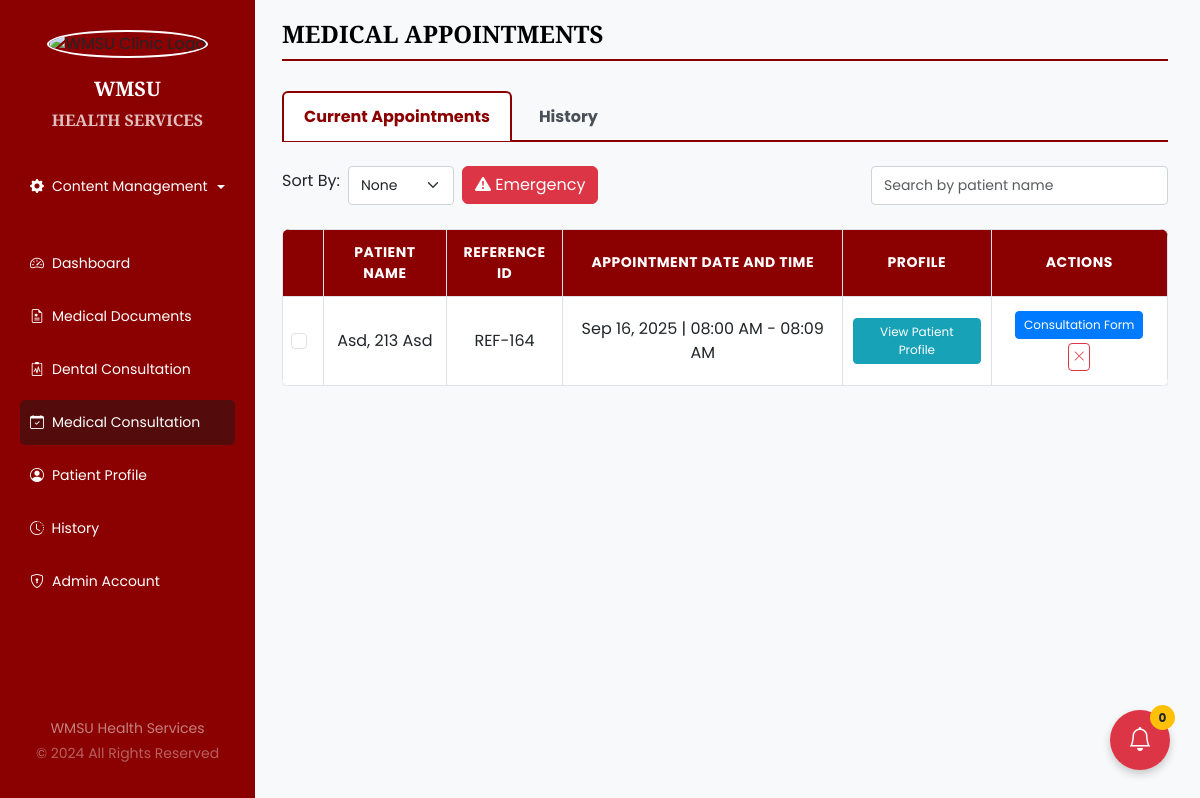
Page /medical-appointments.php (signed in) on the earlier database version.
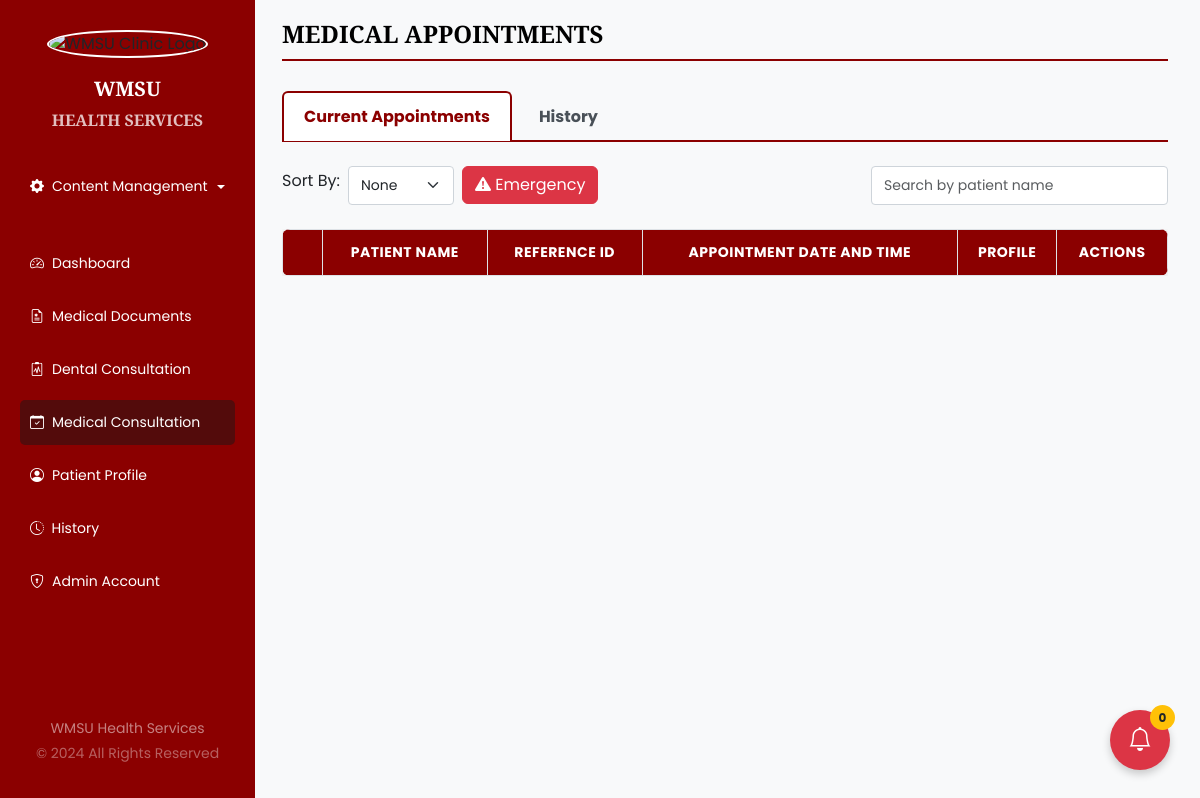
Same page on the later database version.
### tables this page shows
CREATE TABLE `appointments` (
  `id` int(11) NOT NULL,
  `user_id` int(11) NOT NULL,
  `child_id` int(11) DEFAULT NULL,
  `reason` varchar(255) NOT NULL,
  `appointment_date` date NOT NULL,
  `appointment_time` time NOT NULL,
  `status` enum('Pending','Cancelled','Completed') DEFAULT 'Pending',
  `appointment_type` enum('dental','medical') NOT NULL DEFAULT 'medical',
  `academic_school_year` text NOT NULL,
  `semester` text NOT NULL,
  `grading_quarter` text NOT NULL,
  `created_at` timestamp NOT NULL DEFAULT current_timestamp(),
  `updated_at` timestamp NOT NULL DEFAULT current_timestamp() ON UPDATE current_timestamp()
);

### medical-appointments.php (the view, shortened to what this page needs)
<?php
require_once 'config.php';
function formatName($last_name, $first_name, $middle_name = '', $suffix = '')
{
    $name_parts = array_filter([
        !is_null($last_name) ? trim($last_name ?? '') . ',' : '',
        trim($first_name ?? ''),
        trim($middle_name ?? ''),
        trim($suffix ?? '')
    ], function ($part) {
        return $part !== '';
    });
    return implode(' ', $name_parts);
}
$sql_current = "
    SELECT DISTINCT a.id, a.user_id, a.child_id, a.reason, a.appointment_date, a.appointment_time, a.status, a.appointment_type,
           COALESCE(c.first_name, p.firstname) AS first_name,
           COALESCE(c.last_name, p.surname) AS last_name,
           COALESCE(c.middle_name, p.middlename) AS middle_name,
           p.suffix AS suffix,
           c.type AS child_type,
           u.user_type,
            p.id AS patient_id,  -- 👈 actual patients table ID
           p.age,
           p.sex,
           p.email,
           p.contact_number,
           p.city_address,
           p.course,
           p.department,
           p.year_level,
           e.surname AS emergency_surname,
           e.firstname AS emergency_firstname,
           e.middlename AS emergency_middlename,
           e.relationship AS emergency_relationship,
           e.contact_number AS emergency_contact_number,
           e.city_address AS emergency_city_address
    FROM appointments a
    LEFT JOIN patients p ON a.user_id = p.user_id
    LEFT JOIN children c ON a.child_id = c.id
    LEFT JOIN users u ON a.user_id = u.id
    LEFT JOIN emergency_contacts e ON p.id = e.patient_id
    WHERE a.appointment_type = 'medical'
    AND u.user_type != 'Incoming Freshman'
    AND (u.user_type != 'Parent' OR c.type IN ('Kindergarten', 'Elementary'))
    AND a.status = 'Pending'
    GROUP BY a.id, a.user_id, a.child_id
    ORDER BY a.appointment_date, a.appointment_time";
$result_current = mysqli_query($conn, $sql_current);
$current_appointments = [];
while ($row = mysqli_fetch_assoc($result_current)) {
    $current_appointments[] = $row;
}
function utf8ize($data)
{
    if ($data === null) {
        return null;
    }
    if (is_array($data)) {
        return array_map('utf8ize', $data);
    }
    if (is_string($data)) {
        return mb_convert_encoding($data, 'UTF-8', 'UTF-8');
    }
    return $data;
}
$current_appointments = utf8ize($current_appointments);
?>
<!DOCTYPE html>
<html lang="en">
<head>
    <link rel="stylesheet" href="https://cdnjs.cloudflare.com/ajax/libs/bootstrap/5.3.0/css/bootstrap.min.css">
    <link rel="stylesheet" href="css/medicalappointments.css">
    <link rel="stylesheet" href="https://cdn.jsdelivr.net/npm/bootstrap-icons@1.8.1/font/bootstrap-icons.css">
</head>
<body>
    <div id="app" class="d-flex">
        <?php include 'include/sidebar.php'; ?>
        <div class="main-content" id="main-content">
            <div class="container-fluid">
                <h2 class="small-heading">Medical Appointments</h2>
                <ul class="nav nav-tabs mb-4" id="medicalTabs" role="tablist">
                    <li class="nav-item" role="presentation">
                        <button class="nav-link active" id="current-tab" data-bs-toggle="tab" data-bs-target="#current-medical" type="button" role="tab" aria-controls="current-medical" aria-selected="true">Current Appointments</button>
                    </li>
                    <li class="nav-item" role="presentation">
                        <button class="nav-link" id="history-tab" data-bs-toggle="tab" data-bs-target="#medical-history" type="button" role="tab" aria-controls="medical-history" aria-selected="false">History</button>
                    </li>
                </ul>
                <div class="tab-content" id="medicalTabsContent">
                    <div class="tab-pane fade show active" id="current-medical" role="tabpanel" aria-labelledby="current-tab">
                        <div class="d-flex flex-wrap justify-content-between align-items-center mb-4">
                            <div class="d-flex align-items-center mb-2 mb-md-0">
                                <label for="sort-options" class="form-label me-2">Sort By:</label>
                                <select id="sort-options" class="form-select w-auto" onchange="sortTable(this.value)">
                                    <option value="none">None</option>
                                </select>
                                <button class="btn btn-danger ms-2" id="emergency-btn" onclick="openEmergencyModal()">
                                    <i class="bi bi-exclamation-triangle-fill"></i> Emergency
                                </button>
                            </div>
                            <div class="d-flex align-items-center">
                                <input type="text" id="search-bar" class="form-control" placeholder="Search by patient name" onkeyup="searchTable()">
                            </div>
                        </div>
                        <div class="table-responsive">
                            <table class="table table-bordered table-hover">
                                <thead>
                                    <tr>
                                        <th style="width: 40px;"></th>
                                        <th>Patient Name</th>
                                        <th>Reference ID</th>
                                        <th>Appointment Date and Time</th>
                                        <th>Profile</th>
                                        <th>Actions</th>
                                    </tr>
                                </thead>
                                <tbody>
                                    <?php foreach ($current_appointments as $appointment): ?>
                                        <tr data-child-type="<?php echo htmlspecialchars($appointment['child_type'] ?? ''); ?>" data-user-type="<?php echo htmlspecialchars($appointment['user_type'] ?? ''); ?>">
                                            <td><input type="checkbox" class="form-check-input patient-checkbox" data-patient-id="<?php echo $appointment['id']; ?>"></td>
                                            <td><?php echo htmlspecialchars(formatName($appointment['last_name'], $appointment['first_name'], $appointment['middle_name'], $appointment['suffix'])); ?></td>
                                            <td>REF-<?php echo sprintf("%03d", $appointment['id']); ?></td>
                                            <td>
                                                <?php
                                                echo date('M d, Y', strtotime($appointment['appointment_date'])) . ' | ' .
                                                    date('h:i A', strtotime($appointment['appointment_date'] . ' ' . $appointment['appointment_time']))
                                                    . ' - ' .
                                                    date('h:i A', strtotime($appointment['appointment_date'] . ' ' . $appointment['appointment_time'] . ' +9 minutes'));
                                                ?>
                                            </td>
                                            <td><button class="btn btn-info btn-sm" onclick="redirectToPatientProfile(<?php echo $appointment['patient_id']; ?>, '<?php echo $appointment['patient_id'] ?: ''; ?>')">View Patient Profile</button></td>
                                            <td>
                                                <button class="btn btn-primary btn-sm" onclick="window.location.href='consultationForm.php?appointment_id=<?php echo $appointment['id']; ?>&patient_id=<?php echo $appointment['patient_id']; ?>';">
                                                    Consultation Form
                                                </button>
                                                <button class="btn btn-outline-danger btn-sm p-1" onclick="openRejectModal(<?php echo $appointment['id']; ?>)" title="Reject">
                                                    <i class="bi bi-x-lg"></i>
                                                </button>
                                            </td>
                                        </tr>
                                    <?php endforeach; ?>
                                </tbody>
                            </table>
                        </div>
                    </div>
                </div>
            </div>
        </div>
    </div>
    <?php include('notifications_admin.php') ?>
</body>
</html>

### include/sidebar.php (shortened to what this page needs)
<div id="sidebar" class="sidebar d-flex flex-column align-items-center">
  <div class="sidebar-header text-center mb-4">
    <img src="images/clinic.png" alt="WMSU Clinic Logo" class="logo mb-3">
    <div class="brand-text">
      <div class="text-white fw-bold text-uppercase fs-5 mb-1">WMSU</div>
      <div class="health-services text-white fw-bold text-uppercase fs-6 opacity-75">Health Services</div>
    </div>
  </div>
  <div class="sidebar-nav w-100 flex-grow-1">
    <div id="content-management-dropdown" class="dropdown w-100 mb-3">
      <button class="btn btn-crimson dropdown-toggle w-100 d-flex align-items-center justify-content-between"
        type="button" id="cmsDropdown" data-bs-toggle="dropdown" aria-expanded="false">
        <span><i class="bi bi-gear-fill me-2"></i>Content Management</span>
      </button>
    </div>
    <div class="nav-buttons">
      <button class="btn btn-crimson mb-2 w-100 d-flex align-items-center justify-content-start"
        id="dashboard-btn" onclick="window.location.href='adminhome.php'">
        <i class="bi bi-speedometer2 me-2"></i>Dashboard
      </button>
      <button class="btn btn-crimson mb-2 w-100 d-flex align-items-center justify-content-start"
        id="medical-documents-btn" onclick="window.location.href='medical-documents.php'">
        <i class="bi bi-file-earmark-medical me-2"></i>Medical Documents
      </button>
      <button class="btn btn-crimson mb-2 w-100 d-flex align-items-center justify-content-start"
        id="dental-appointments-btn" onclick="window.location.href='dental-appointments.php'">
        <i class="bi bi-clipboard2-pulse me-2"></i>Dental Consultation
      </button>
      <button class="btn btn-crimson mb-2 w-100 d-flex align-items-center justify-content-start"
        id="medical-appointments-btn" onclick="window.location.href='medical-appointments.php'">
        <i class="bi bi-calendar-check me-2"></i>Medical Consultation
      </button>
      <button class="btn btn-crimson mb-2 w-100 d-flex align-items-center justify-content-start"
        id="patient-profile-btn" onclick="window.location.href='patient-profile.php'">
        <i class="bi bi-person-circle me-2"></i>Patient Profile
      </button>
      <button class="btn btn-crimson mb-2 w-100 d-flex align-items-center justify-content-start"
        id="history-btn" onclick="window.location.href='history.php'">
        <i class="bi bi-clock-history"></i> &nbsp; History
      </button>
      <button class="btn btn-crimson mb-2 w-100 d-flex align-items-center justify-content-start"
        id="admin-account-btn" onclick="window.location.href='admin-account.php'">
        <i class="bi bi-shield-lock me-2"></i>Admin Account
      </button>
    </div>
  </div>
  <div class="sidebar-footer w-100 text-center py-3">
    <div class="text-white-50 small">
      <div class="mb-1">WMSU Health Services</div>
      <div class="opacity-75">© 2024 All Rights Reserved</div>
    </div>
  </div>
</div>

### notifications_admin.php (shortened to what this page needs)
<div class="notification-container">
  <button class="notification-btn" id="notificationBtn">
    <i class="bi bi-bell"></i>
    <span class="notification-badge" id="notificationBadge">0</span>
  </button>
</div>

### css/medicalappointments.css (style rules this page uses)
body { font-family: Arial, sans-serif; background: white; margin: 0; padding: 0; min-height: 100vh; overflow-x: hidden; }
#app { display: flex; width: 100%; position: relative; }
#medical-appointments-btn { background-color: #530b0b !important; color: white !important; }
.sidebar { width: 250px; background: #8B0000; padding: 20px; position: fixed; top: 0; bottom: 0; left: 0; display: flex; flex-direction: column; align-items: center; transition: transform 0.3s ease-in-out; z-index: 1000; overflow-y: auto; }
.logo { width: 80px; height: auto; border-radius: 50%; border: 2px solid #fff; margin-top: 10px; margin-bottom: 15px; }
.sidebar-header { width: 100%; margin-bottom: 20px; }
.brand-text { text-align: center; }
.sidebar-nav { width: 100%; display: flex; flex-direction: column; }
.nav-buttons { width: 100%; }
.sidebar-footer { margin-top: auto; width: 100%; }
.btn-crimson { background: none; color: white; border: none; padding: 12px 10px; margin: 8px 0; border-radius: 5px; width: 100%; text-align: left; font-weight: normal; text-transform: none; transition: background-color 0.2s, color 0.2s; font-size: 14px; }
.btn-crimson.dropdown-toggle { background: none; color: white; border: none; padding: 12px 10px; margin: 8px 0; border-radius: 5px; width: 100%; text-align: left; font-weight: normal; text-transform: none; transition: background-color 0.2s, color 0.2s; font-size: 14px; }
.main-content { flex-grow: 1; margin-left: 250px; padding: 20px; background-color: #f8f9fa; min-height: 100vh; transition: margin-left 0.3s ease-in-out; }
.small-heading { font-size: 24px; font-weight: bold; color: #000000; text-align: left; margin-bottom: 30px; padding-bottom: 10px; border-bottom: 2px solid #8B0000; text-transform: uppercase; }
.nav-tabs { border-bottom: 2px solid #8B0000; }
.nav-tabs .nav-link { color: #495057; font-weight: bold; border: 2px solid transparent; border-bottom: none; margin-right: 5px; padding: 12px 20px; }
.nav-tabs .nav-link.active { color: #8B0000; background-color: white; border-color: #8B0000 #8B0000 white; border-width: 2px; font-weight: bold; }
.tab-content { overflow-x: auto; }
.table-responsive { max-height: 500px; overflow-y: auto; }
.table { width: 100%; margin: 0; border-collapse: collapse; text-align: center; background-color: white; border-radius: 8px; overflow: hidden; box-shadow: 0 2px 10px rgba(0, 0, 0, 0.1); }
.table th, .table td { padding: 12px 8px; border: 1px solid #dee2e6; vertical-align: middle; }
.table th { background-color: #8B0000; color: white; font-weight: bold; text-transform: uppercase; font-size: 14px; letter-spacing: 0.5px; }
.btn-danger, #emergency-btn { background-color: #dc3545; border-color: #dc3545; color: white; }
.form-select, .form-control { border: 1px solid #ced4da; border-radius: 4px; padding: 8px 12px; font-size: 14px; }
.btn-sm { padding: 4px 8px; font-size: 12px; border-radius: 4px; margin: 2px; }
.btn-primary { background-color: #007bff; border-color: #007bff; color: white; }
.btn-info { background-color: #17a2b8; border-color: #17a2b8; color: white; }
.btn-outline-danger { color: #dc3545; border-color: #dc3545; background-color: transparent; }
.form-check-input { margin-right: 8px; cursor: pointer; }

### medical-appointments.php (style rules this page uses)
body, .cms-container, .form-control, .btn, .main-content, .alert, .cms-container label, .cms-container textarea, .cms-container input, .cms-container select, .nav, .sidebar, .sidebar-nav, .sidebar-footer, .dropdown-menu, .btn-crimson, .dropdown-item { font-family: 'Poppins', sans-serif; }
h1, h2, h3, .small-heading, .modal-title, .section-title { font-family: 'Cinzel', serif; }

### include/sidebar.php (style rules this page uses)
#sidebar { width: 255px !important; min-width: 255px !important; }
.sidebar-header .brand-text .text-white { font-family: 'Cinzel', serif; }
.sidebar-header .health-services { font-family: 'Poppins', sans-serif; }
.sidebar, .sidebar-nav, .sidebar-footer, .dropdown-menu, .btn-crimson, .dropdown-item { font-family: 'Poppins', sans-serif; }

Differences in the rows shown:
removed appointments: suffix "Asd, 213 Asd", id "164", appointment_date "Sep 16, 2025", appointment_date+appointment_time "08:00 AM", appointment_date+appointment_time "08:09 AM"
